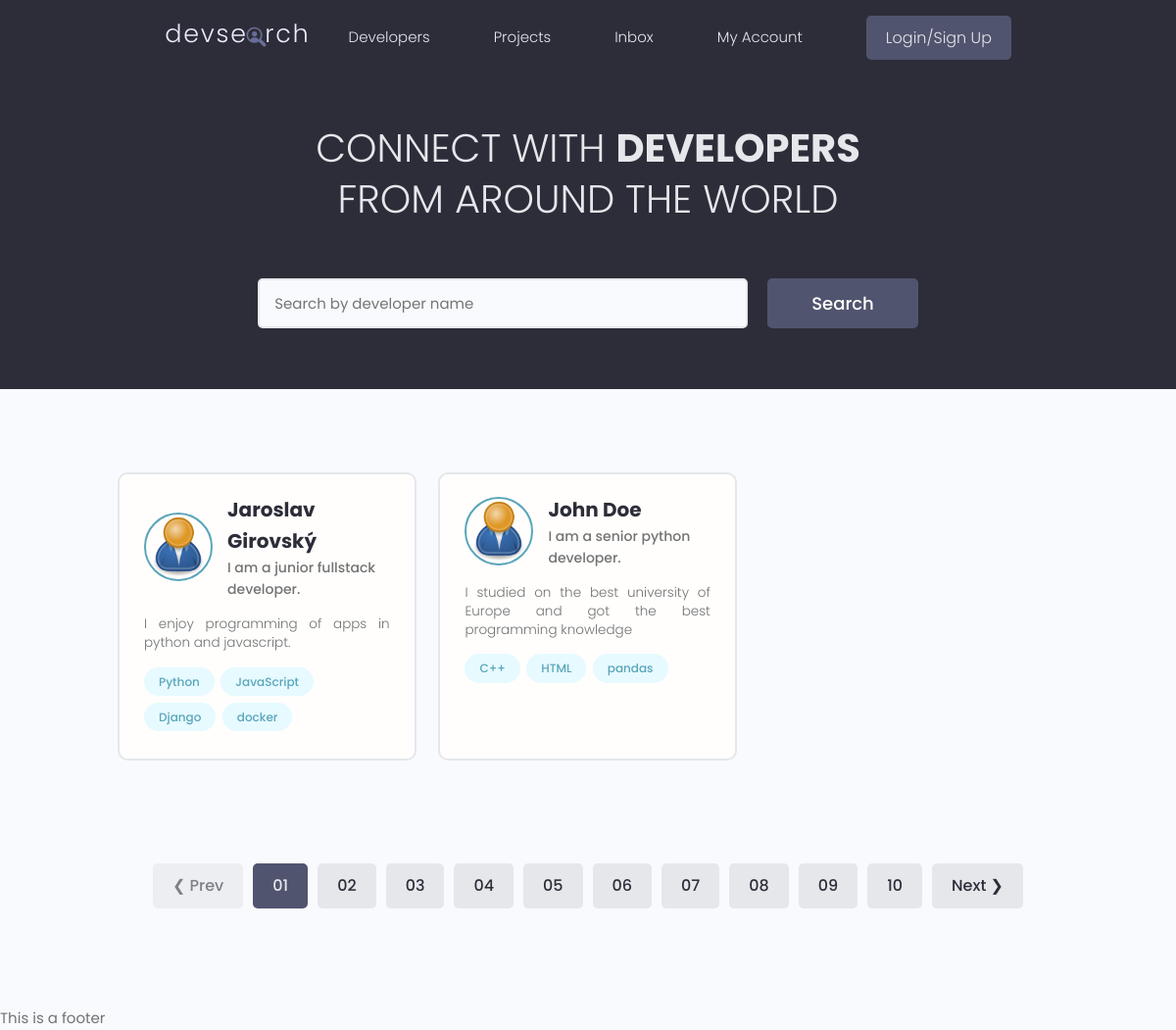
The app's page /profiles/, older data.
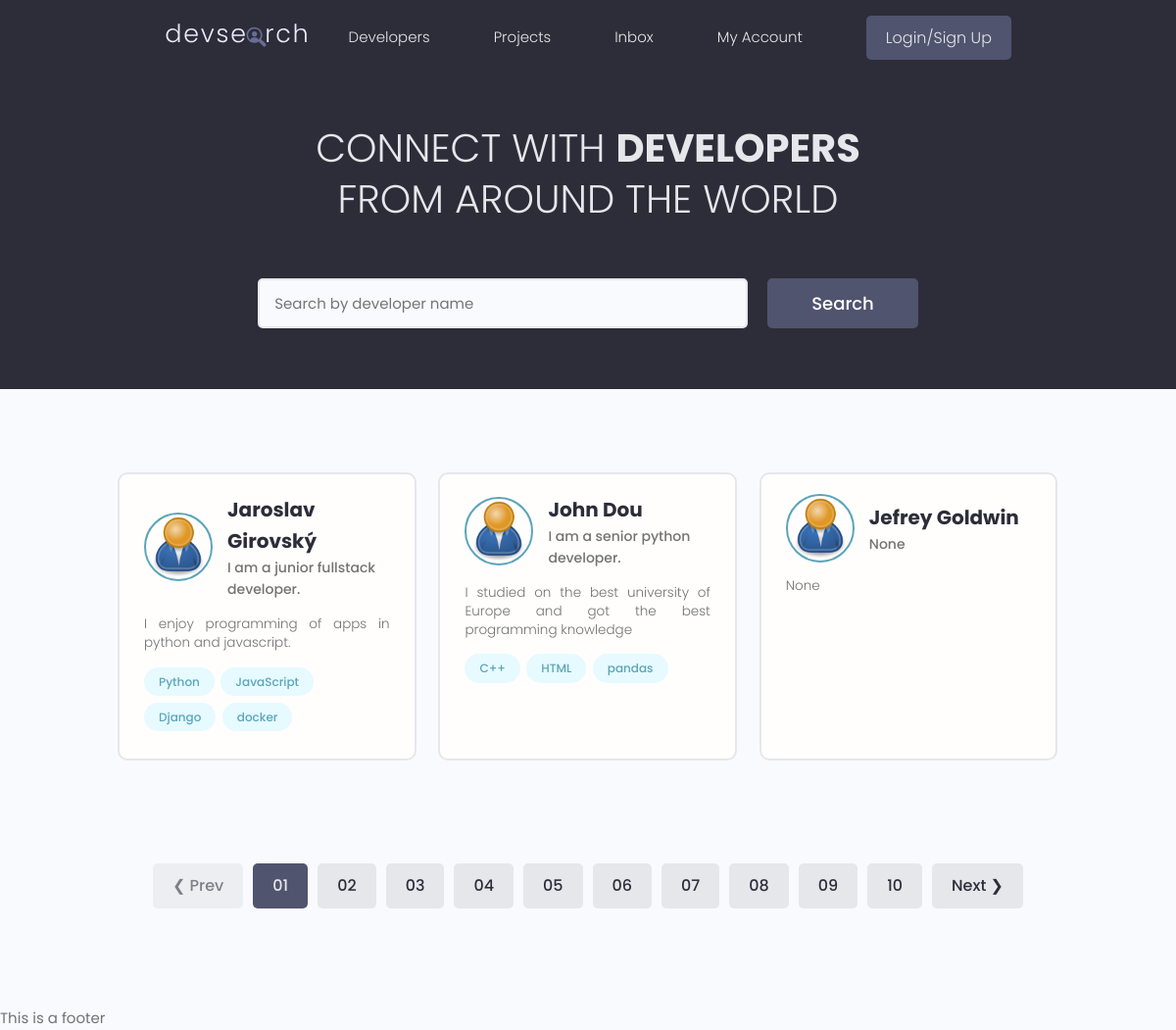
The same page, newer data.
### users/models.py (models this page shows, shortened)
class Profile(models.Model):
    user = models.OneToOneField(User, on_delete=models.CASCADE, null=True, blank=True)
    username = models.CharField(max_length=200, blank=True, null=True)
    name = models.CharField(max_length=200, blank=True, null=True)
    location = models.CharField(max_length=200, blank=True, null=True)
    email = models.EmailField(max_length=500, blank=True, null=True)
    short_intro = models.CharField(max_length=200, blank=True, null=True)
    bio = models.TextField(blank=True, null=True)
    profile_image = models.ImageField(blank=True, null=True, upload_to="profiles/", default="user-default.png")
    social_github = models.CharField(max_length=200, blank=True, null=True)
    social_twitter = models.CharField(max_length=200, blank=True, null=True)
    social_linkedin = models.CharField(max_length=200, blank=True, null=True)
    social_youtube = models.CharField(max_length=200, blank=True, null=True)
    social_website = models.CharField(max_length=200, blank=True, null=True)
    created_at = models.DateTimeField(auto_now_add=True)
    id = models.UUIDField(default=uuid.uuid4, unique=True, primary_key=True, editable=False)

class Skill(models.Model):
    owner = models.ForeignKey(Profile, on_delete=models.CASCADE, null=True, blank=True)
    name = models.CharField(max_length=200)
    description = models.TextField(blank=True, null=True)
    id = models.UUIDField(default=uuid.uuid4, unique=True, primary_key=True, editable=False)

### users/views.py (the view)
# urls.py: path('', RedirectView.as_view(url="profiles/"), name="home"),
def profiles(request):
    profiles = Profile.objects.all()
    return render(request, 'users/profiles.html', {"profiles":profiles})

### users/templates/users/profiles.html (shortened to what this page needs)
{% extends "base.html"%}
{% load static %}
{% block content %}
<main class="home">
    <section class="hero-section text-center">
      <div class="container container--narrow">
        <div class="hero-section__box">
          <h2>CONNECT WITH <span>DEVELOPERS</span></h2>
          <h2>FROM AROUND THE WORLD</h2>
        </div>
        <div class="hero-section__search">
          <form class="form" action="#" method="get">
            <div class="form__field">
              <input class="input input--text" id="formInput#search" type="text" name="text"
                placeholder="Search by developer name" />
            </div>
            <input class="btn btn--sub btn--lg" type="submit" value="Search" />
          </form>
        </div>
      </div>
    </section>
    <section class="devlist">
      <div class="container">
        <div class="grid grid--three">
        {% for profile in profiles %}
          <div class="column card">
            <div class="dev">
              <a href="{% url 'users:profile-detail' profile.id %}" class="card__body">
                <div class="dev__profile">
                  <img class="avatar avatar--md" src="{{profile.profile_image.url}}" alt="{{profile.profile_image}}" />
                  <div class="dev__meta">
                    <h3>{{profile.name}}</h3>
                    <h5>{{profile.short_intro|slice:"40"}}</h5>
                  </div>
                </div>
                <p class="dev__info">
                  {{profile.bio|slice:"150"}}
                </p>
                <div class="dev__skills">
                {% for skill in profile.skill_set.all|slice:4 %}
                  <span class="tag tag--pill tag--main">
                    <small>{{skill.name}}</small>
                  </span>
                  {% endfor %}
                </div>
              </a>
            </div>
          </div>
        {% endfor %}
        </div>
      </div>
    </section>
    <div class="pagination">
      <ul class="container">
        <li><a href="#" class="btn btn--disabled">&#10094; Prev</a></li>
        <li><a href="#" class="btn btn--sub">01</a></li>
        <li><a href="#" class="btn">02</a></li>
        <li><a href="#" class="btn">03</a></li>
        <li><a href="#" class="btn">04</a></li>
        <li><a href="#" class="btn">05</a></li>
        <li><a href="#" class="btn">06</a></li>
        <li><a href="#" class="btn">07</a></li>
        <li><a href="#" class="btn">08</a></li>
        <li><a href="#" class="btn">09</a></li>
        <li><a href="#" class="btn">10</a></li>
        <li><a href="#" class="btn">Next &#10095;</a></li>
      </ul>
    </div>
  </main>
{% endblock %}

Row changes from the older to the newer data that the page shows:
changed Profile "I am a senior python developer.": name "John Doe" → "John Dou"
added Profile: profile_image (placeholder picture), name "Jefrey Goldwin", short_intro "None", bio "None"
